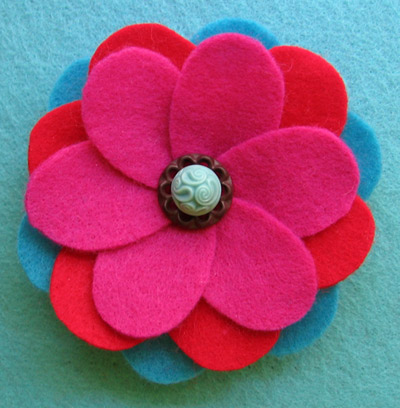
%> input picture code/practices/practice 6/flower.jpg, 400 x 408 px
$ octave spatial_filtering.m   (GNU Octave 9; MATLAB toolbox functions it lacks are replaced by stand-ins)
%> lines starting %> are read from the running program, lines starting %| are printed output that depends on the picture
clc
clear all
close all

im = imread('flower.jpg'); % tiger.png flower.jpg
%> im is the input picture: size 408x400x3 uint8; mean R, G, B 150.2, 87.4, 119.7
% im = imread('tiger.png'); % tiger.png flower.jpg

% im = imresize(im,.5);

if size(im,3) == 3 % if input is rgb
    im = rgb2gray(im);
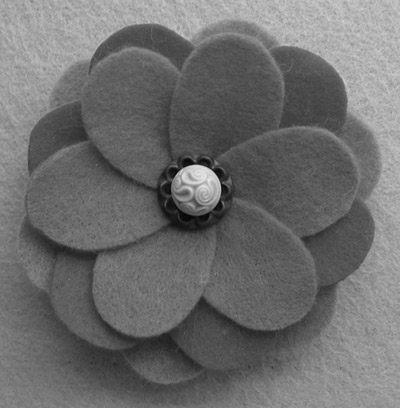
%> im: size 408x400 uint8; min 5, max 233, mean 109.8
end
im = double(im);
%> im: size 408x400 double


%% Highboost Filtering
out = zeros(size(im));
n = 5;
filter = (1/(5*5))*ones(n,n);

% sigma = 7;
% filter = fspecial('gaussian',[5,5],sigma);

for row = 3 : size(im,1) - 2
    for col = 3 : size(im,2) - 2

        temp1 = row - 2;
        temp2 = col - 2;
        sub_block = im(temp1:temp1 + 4,temp2:temp2 + 4);

        val = sum(sum(sub_block .* filter));

        out(row,col) = val;

    end
end
k = 2;
out2 = im + k*(im - out);
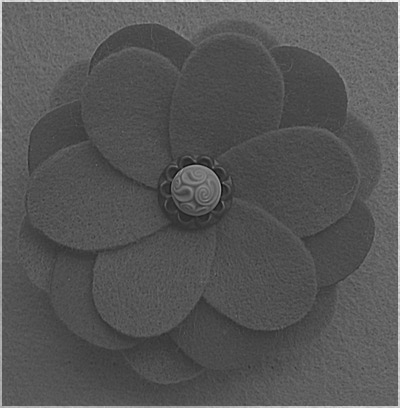
%> out2: size 408x400 double; min -142.3, max 618, mean 115.8; drawn with min black and max white

% [4 lines of commented-out code are left out]


subplot(1,2,1)
imshow(mat2gray(im))
subplot(1,2,2)
imshow(mat2gray(out2))

$ run again, with code/practices/practice 6/retina.jpg copied over code/practices/practice 6/flower.jpg
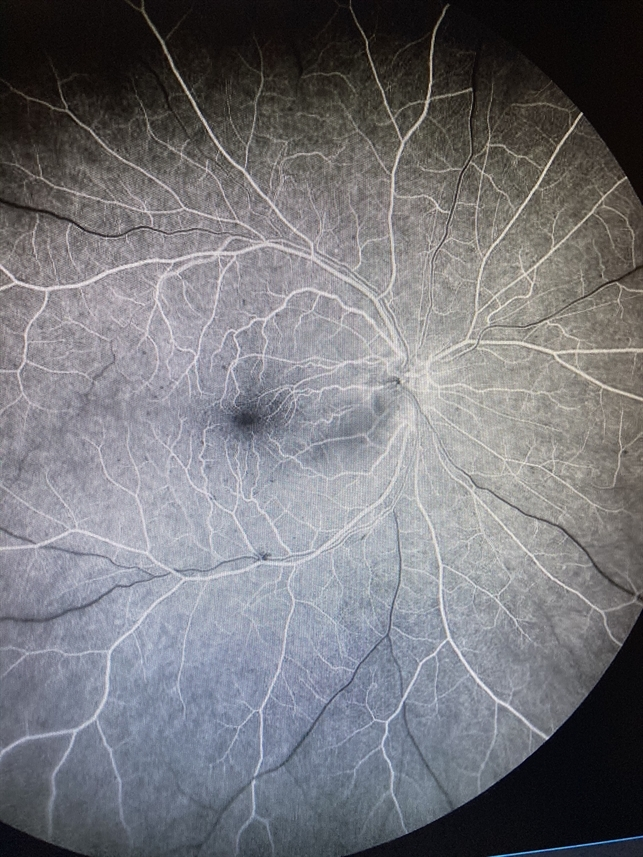
%> input picture code/practices/practice 6/retina.jpg, 643 x 857 px
%> im is the input picture: size 857x643x3 uint8; mean R, G, B 117, 117.1, 121.8
%> `im = rgb2gray(im);`:
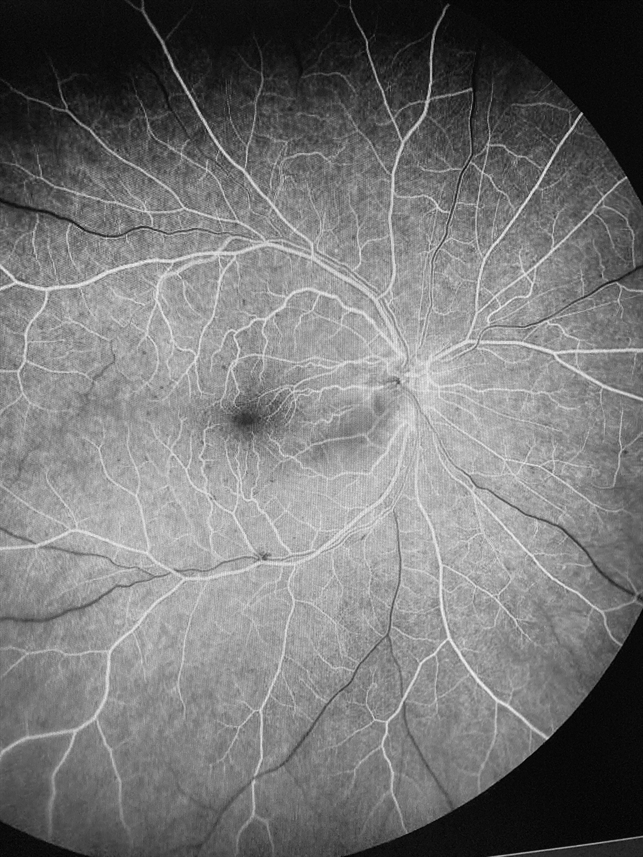
%> im: size 857x643 uint8; min 0, max 245, mean 117.6
%> `out2 = im + k*(im - out);`:
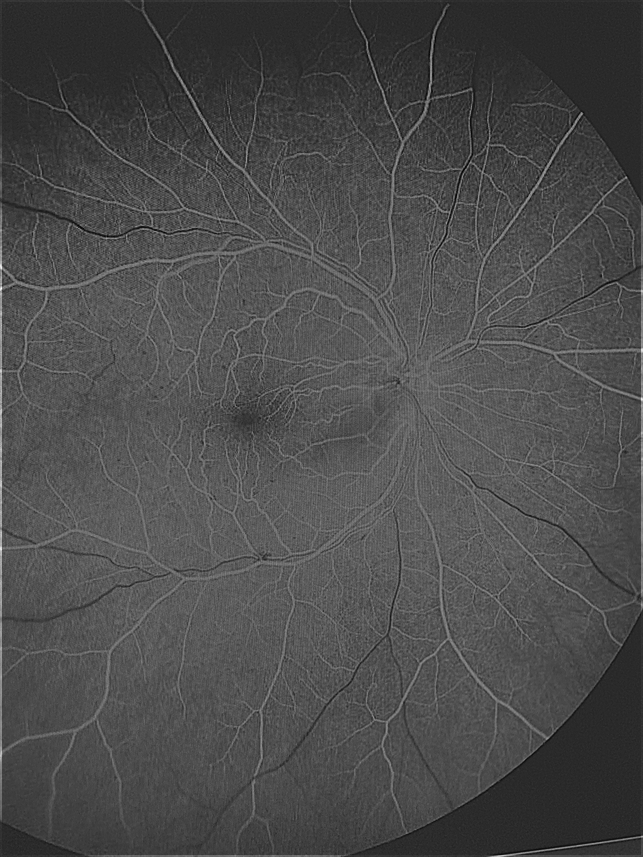
%> out2: size 857x643 double; min -128.4, max 702, mean 118.8; drawn with min black and max white
